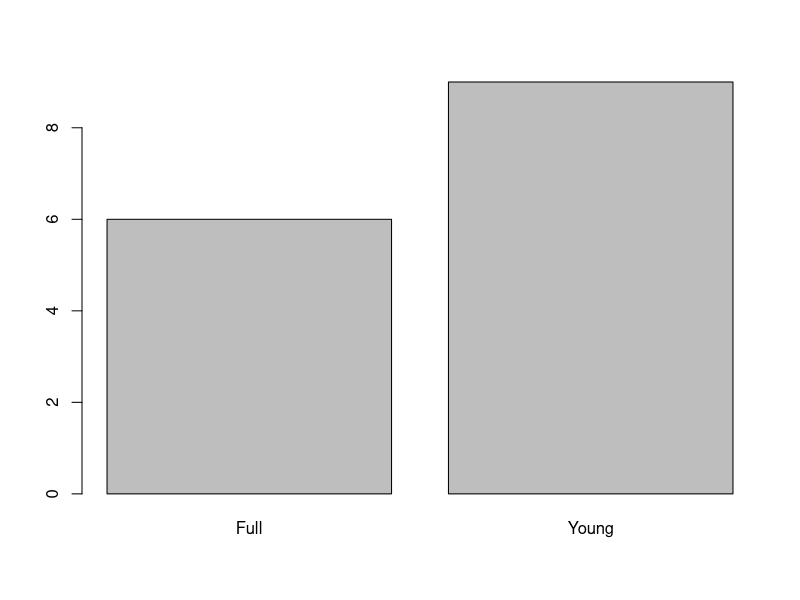
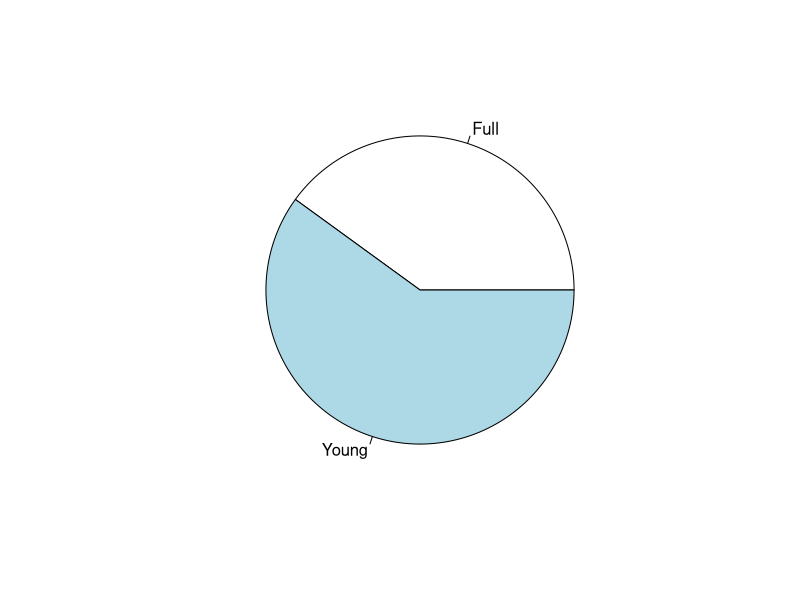

Here is the R script that generated these plots, in order:
GCType <- c("Full", "Young", "Full", "Full","Young",
            "Young","Young", "Full", "Young", "Young",
            "Full","Young","Young","Young","Full")
table(GCType)

############
#pie diagram
############
barplot(table(GCType))
pie(table(GCType))


